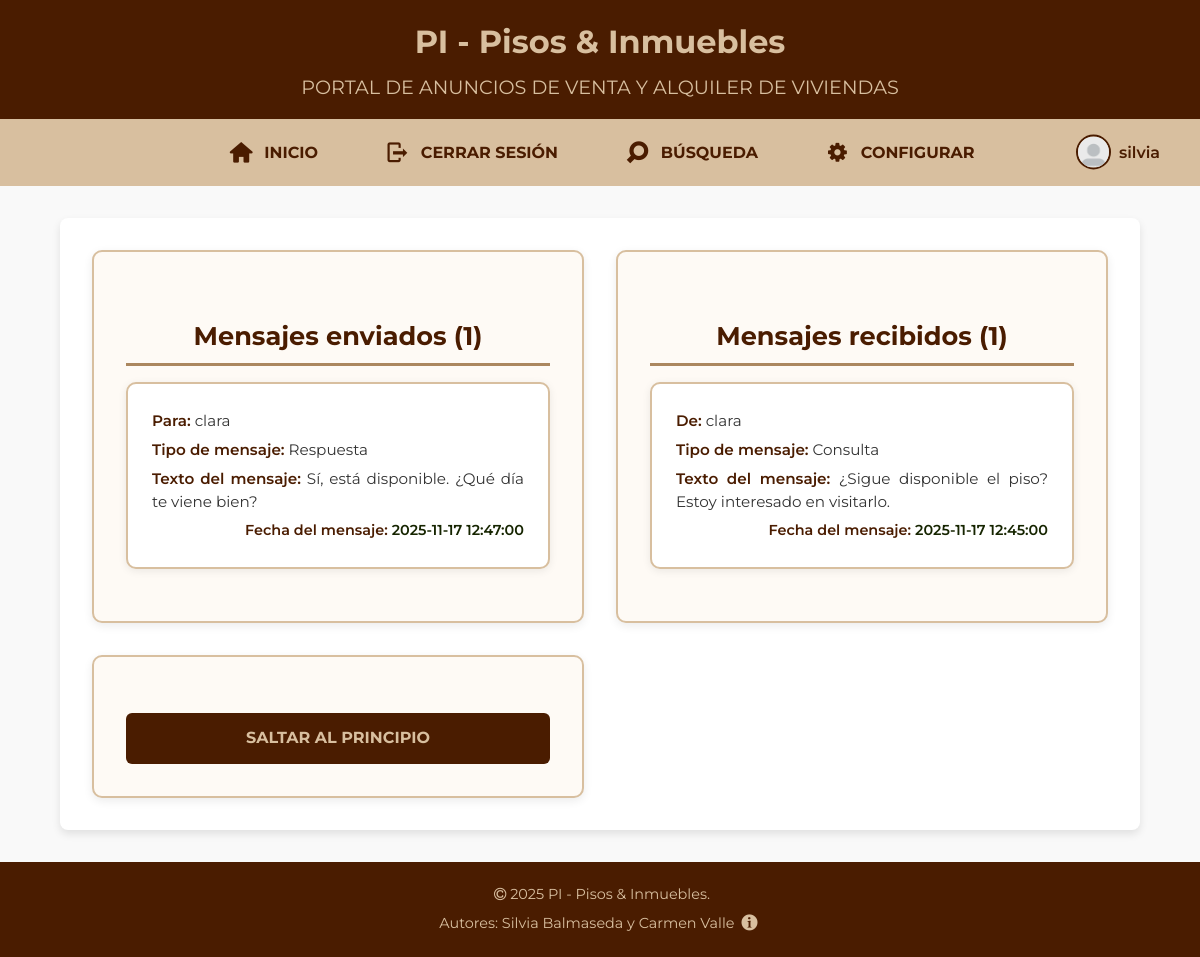
The app's page /mis_mensajes (signed in) with its own data.
### tables this page shows
CREATE TABLE `mensajes` (
  `IdMensaje` int(11) NOT NULL,
  `TMensaje` smallint(6) DEFAULT NULL,
  `Texto` text DEFAULT NULL,
  `Anuncio` int(11) DEFAULT NULL,
  `UsuOrigen` int(11) DEFAULT NULL,
  `UsuDestino` int(11) DEFAULT NULL,
  `FRegistro` datetime DEFAULT NULL
);

CREATE TABLE `usuarios` (
  `IdUsuario` int(11) NOT NULL,
  `NomUsuario` varchar(15) NOT NULL,
  `Clave` varchar(255) NOT NULL,
  `Email` varchar(254) NOT NULL,
  `Sexo` smallint(11) DEFAULT NULL,
  `FNacimiento` date DEFAULT NULL,
  `Ciudad` varchar(100) DEFAULT NULL,
  `Pais` int(11) DEFAULT NULL,
  `Foto` varchar(200) DEFAULT NULL,
  `FRegistro` datetime DEFAULT NULL,
  `Estilo` int(11) DEFAULT NULL
);

CREATE TABLE `tiposmensajes` (
  `IdTMensaje` smallint(6) NOT NULL,
  `NomTMensaje` varchar(100) NOT NULL
);

### mis_mensajes.php (the view, shortened to what this page needs)
<?php
require_once("cabecera.inc");
require_once("inicioLog.inc");
require_once __DIR__ . '/includes/conexion.php';
$userId = $_SESSION['id'] ?? null;
$mensajesEnviados = [];
$mensajesRecibidos = [];
if ($userId && isset($conexion)) {
    $s1 = $conexion->prepare('SELECT m.IdMensaje, m.Texto, m.FRegistro, a.Titulo AS AnuncioTitulo, tm.NomTMensaje, u.NomUsuario AS Destino
                              FROM Mensajes m
                              LEFT JOIN Anuncios a ON m.Anuncio = a.IdAnuncio
                              LEFT JOIN TiposMensajes tm ON m.TMensaje = tm.IdTMensaje
                              LEFT JOIN Usuarios u ON m.UsuDestino = u.IdUsuario
                              WHERE m.UsuOrigen = ? ORDER BY m.FRegistro DESC');
    $s1->execute([$userId]);
    $mensajesEnviados = $s1->fetchAll(PDO::FETCH_ASSOC);
    $s2 = $conexion->prepare('SELECT m.IdMensaje, m.Texto, m.FRegistro, a.Titulo AS AnuncioTitulo, tm.NomTMensaje, u.NomUsuario AS Origen
                              FROM Mensajes m
                              LEFT JOIN Anuncios a ON m.Anuncio = a.IdAnuncio
                              LEFT JOIN TiposMensajes tm ON m.TMensaje = tm.IdTMensaje
                              LEFT JOIN Usuarios u ON m.UsuOrigen = u.IdUsuario
                              WHERE m.UsuDestino = ? ORDER BY m.FRegistro DESC');
    $s2->execute([$userId]);
    $mensajesRecibidos = $s2->fetchAll(PDO::FETCH_ASSOC);
}
?>
<main>
    <section>
        <h3>Mensajes enviados (<?php echo count($mensajesEnviados); ?>)</h3>
        <?php if (empty($mensajesEnviados)): ?>
            <p>No has enviado mensajes todavía.</p>
        <?php else: ?>
            <?php foreach ($mensajesEnviados as $m): ?>
                <article>
                    <p><strong>Para:</strong> <?php echo htmlspecialchars($m['Destino'] ?? '—'); ?></p>
                    <p><strong>Tipo de mensaje:</strong> <?php echo htmlspecialchars($m['NomTMensaje'] ?? '—'); ?></p>
                    <p><strong>Texto del mensaje:</strong> <?php echo nl2br(htmlspecialchars($m['Texto'] ?? '')); ?></p>
                    <p><strong>Fecha del mensaje:</strong> <?php echo htmlspecialchars($m['FRegistro'] ?? ''); ?></p>
                </article>
            <?php endforeach; ?>
        <?php endif; ?>
    </section>
    <section>
        <h3>Mensajes recibidos (<?php echo count($mensajesRecibidos); ?>)</h3>
        <?php if (empty($mensajesRecibidos)): ?>
            <p>No has recibido mensajes todavía.</p>
        <?php else: ?>
            <?php foreach ($mensajesRecibidos as $m): ?>
                <article>
                    <p><strong>De:</strong> <?php echo htmlspecialchars($m['Origen'] ?? '—'); ?></p>
                    <p><strong>Tipo de mensaje:</strong> <?php echo htmlspecialchars($m['NomTMensaje'] ?? '—'); ?></p>
                    <p><strong>Texto del mensaje:</strong> <?php echo nl2br(htmlspecialchars($m['Texto'] ?? '')); ?></p>
                    <p><strong>Fecha del mensaje:</strong> <?php echo htmlspecialchars($m['FRegistro'] ?? ''); ?></p>
                </article>
            <?php endforeach; ?>
        <?php endif; ?>
    </section>
<?php
    require_once("salto.inc");
?>
</main>
<?php
require_once("pie.inc");
?>

### DAW/practica/css/general.css (style rules this page uses)
:root { --color-principal: #4a1c00; --color-secundario: #d8bf9f; --color-acento: #ab875f; --color-hover: #162500; --color-fondo: #f9f9f9; --color-texto: #333; --color-field: #fefaf5; --color-blanco: #fff; --radio-borde: 6px; --sombra: 0 4px 8px rgba(0, 0, 0, 0.1); --sombra-int: inset 0 0 5px rgba(0, 0, 0, 0.05); --fuente-base: 'Montserrat', 'Segoe UI', Tahoma, Geneva, Verdana, sans-serif; --tamano-base: 16px; --linea-base: 1.6; }
* { margin: 0; padding: 0; box-sizing: border-box; }
body { font-family: var(--fuente-base); font-size: var(--tamano-base); line-height: var(--linea-base); background-color: var(--color-fondo); color: var(--color-texto); }
main { max-width: 90%; margin: 2rem auto; padding: 1rem; background-color: var(--color-blanco); border-radius: 8px; box-shadow: var(--sombra); }
main h3 { color: var(--color-hover); font-size: 1.4rem; margin-top: 2rem; margin-bottom: 1rem; border-bottom: 2px solid var(--color-acento); padding-bottom: 0.5rem; }

### DAW/practica/css/mis_mensajes.css (style rules this page uses)
main { padding: 2rem; display: grid; grid-template-columns: 1fr 1fr; gap: 2rem; }
main h3 { color: var(--color-principal); font-size: 1.6rem; margin-bottom: 1rem; border-bottom: 3px solid var(--color-acento); padding-bottom: 0.4rem; text-align: center; }
section { background-color: var(--color-field); border: 2px solid var(--color-secundario); border-radius: 10px; padding: 2rem; box-shadow: 0 3px 10px rgba(0, 0, 0, 0.08); }
article { background-color:var(--color-blanco); border: 2px solid var(--color-secundario); border-radius: 10px; padding: 1.2rem 1.5rem; margin-bottom: 1.2rem; box-shadow: 0 2px 8px rgba(0, 0, 0, 0.08); transition: transform 0.3s ease, box-shadow 0.3s ease; }
article p { font-size: 0.95rem; color: var(--color-texto); line-height: 1.5; margin: 0.4rem 0; text-align: justify; }
article p strong { color: var(--color-principal); font-weight: 600; }
article p:last-of-type { font-weight: 600; color: var(--color-hover); text-align: right; font-size: 0.9rem; }

### DAW/practica/css/print-index.css (style rules this page uses)
* { box-shadow: none !important; text-shadow: none !important; }
body { font-family: Georgia, 'Times New Roman', serif; font-size: 12pt; line-height: 1.5; background-color: white; color: black; }
main { max-width: 100%; background-color: white !important; margin: 0; padding: 0; }
h3 { font-size: 14pt; color: #4a1c00 !important; margin-top: 15pt; margin-bottom: 8pt; page-break-after: avoid; }
p { margin-bottom: 8pt; orphans: 3; widows: 3; }
h2, h3, h4, h5, h6 { page-break-after: avoid; }
ul, ol, img, table, article, fieldset { page-break-inside: avoid; }
body::after { content: "Documento impreso el " attr(data-fecha); display: block; text-align: center; font-size: 9pt; font-style: italic; color: #666 !important; margin-top: 20pt; page-break-before: avoid; }

### DAW/practica/css/modo_oscuro.css (style rules this page uses)
:root { --oscuro-fondo: #2a1515; --oscuro-primary: #4d2020; --oscuro-secondary: #5d2a2a; --oscuro-tertiary: #3d2020; --oscuro-field: #4d2828; --oscuro-hover: #7d3a3a; --oscuro-hover-light: #9d4a4a; --oscuro-border: #7d3a3a; --oscuro-border-light: #9d5a5a; --oscuro-text: #e8e8e8; --oscuro-text-light: #f0d5b8; --oscuro-text-accent: #e8b87f; --oscuro-text-highlight: #ffd5a0; --oscuro-text-secondary: #e0e0e0; --oscuro-acento: #c9956b; --oscuro-acento-light: #d4a574; }
body { background-color: var(--oscuro-fondo); color: var(--oscuro-text); }
main { background-color: var(--oscuro-tertiary); color: var(--oscuro-text); }
section { background-color: var(--oscuro-tertiary); }
h1, h2, h3, h4, h5, h6 { color: var(--oscuro-text-light); }
main h3, section h3 { color: var(--oscuro-text-light); border-bottom-color: var(--oscuro-acento); }
article { background-color: var(--oscuro-field); border-color: var(--oscuro-border); }
main p strong { color: var(--oscuro-text-light) !important; font-weight: 600; }
article p { color: var(--oscuro-text-secondary) !important; }

### DAW/practica/css/accesibilidad.css (style rules this page uses)
:root { --fuente-base: 'Montserrat', 'Segoe UI', Tahoma, Geneva, Verdana, sans-serif; --tamano-base: 20px; --linea-base: 1.9; }
body { font-family: var(--fuente-base); font-size: var(--tamano-base); line-height: var(--linea-base); }
main { font-size: 1.2rem; }
main h3 { font-size: 2rem; padding-bottom: 0.5rem; margin-top: 2rem; margin-bottom: 1rem; }
main p { font-size: 1.2rem; margin-bottom: 1rem; }
section h3 { font-size: 2rem; }
section p { font-size: 1.2rem; }

### records on screen
mensajes: UsuDestino.NomUsuario "clara", TMensaje.NomTMensaje "Respuesta", Texto "Sí, está disponible. ¿Qué día te viene bien?", FRegistro "2025-11-17 12:47:00"
mensajes: UsuOrigen.NomUsuario "clara", TMensaje.NomTMensaje "Consulta", Texto "¿Sigue disponible el piso? Estoy interesado en visitarlo.", FRegistro "2025-11-17 12:45:00"

### other values on screen
$_SESSION['usuario'] "silvia"
count($mensajesEnviados) "1"
count($mensajesRecibidos) "1"
